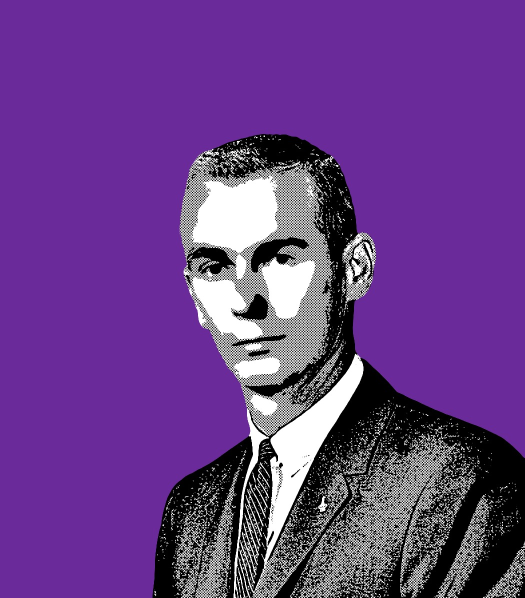
#> input picture reference/house-style-1.jpg, 1050 x 1196 px (shown at 1/2 size)
$ python -i pipeline.py   (imports and definitions only)   (older library calls are emulated)
#> lines starting #> are read from the running program, lines starting #| are printed output that depends on the picture
#> further down, picture is the input picture: shape (1196, 1050, 3); mean B, G, R 136.7, 62.5, 104.9
"""Speaker photo stylization: gate -> normalize -> cut out -> 3-level halftone render.

Two subject profiles share one renderer:
  * face: a portrait; framing, scale and tone targets come from the face (eyes, skin get extra care)
  * object: anything else (a product, a prop, an animal); framing and scale come from the cut-out
    silhouette, tone targets from the whole subject. `face_h` is then just the scale unit.

The style (measured on the event's original speaker graphics):
  * three flat levels inside the face: solid ink (~13%), one halftone grey (~45%), paper (~42%)
  * halftone: round dots on a 45-degree screen, one fixed coverage, cell ~ face height / 65
  * smooth, comic-like boundaries between levels (edge-preserving smoothing before thresholds)
  * hard cut-out silhouette, output is RGBA so any background colour can go behind it

Thresholds are not fixed numbers: they are quantiles of the face luminance, so every photo
hits the same ink/grey/paper proportions on the face no matter how dark or bright it was.
"""
from __future__ import annotations

import dataclasses
import json
import os
from dataclasses import dataclass, field
from pathlib import Path

import cv2
import numpy as np

ROOT = Path(__file__).resolve().parents[2]
MODELS = ROOT / "models"
# [1 line not run here, left out]

WORK_FACE_H = 420  # face box height in px at working resolution
# objects: the subject's longer side at working size. Chosen so that the scale unit (face_h) stays 420,
# which keeps every size constant of the renderer (dots, smoothing, strokes) calibrated for objects too.
OBJ_UNIT_PER_LONG = 2.4
SUBJECT_MIN_FACE = 0.10  # auto mode: a face this tall relative to the photo makes it a portrait
YUNET = MODELS / "face_detection_yunet_2023mar.onnx"
YUNET_URL = ("https://github.com/opencv/opencv_zoo/raw/main/models/face_detection_yunet/"
             "face_detection_yunet_2023mar.onnx")
REFERENCE = ROOT / "reference"
IMAGE_EXTS = {".jpg", ".jpeg", ".png", ".webp"}


def style_refs() -> list[Path]:
    """Every image in reference/ (subfolders too): the judge compares candidates against these."""
    return sorted(p for p in REFERENCE.rglob("*") if p.suffix.lower() in IMAGE_EXTS)


# [10 lines left out: function _yunet, not called in this run]


# --------------------------------------------------------------------------- params
@dataclass
class Params:
    ink: float = 0.14         # target share of solid ink on the face
    paper: float = 0.43       # target share of plain paper (white) on the face
    grey: float = 0.40        # dot coverage of the halftone level (0..1)
    dot_cell: float = 0.009  # halftone cell size relative to face height
    dot_angle: float = 45.0   # screen angle in degrees
    smooth: float = 0.25      # edge-preserving smoothing strength (0 = off)
    detail: float = 1.0       # local contrast (CLAHE) strength (0 = off)
    pop: float = 0.5          # large-radius high-pass: lifts hair strands and features out of shadow
    ink_lines: float = 1.3    # extra ink on fine dark edges (eyes, brows), 0 = off
    despeckle: float = 0.4    # removes tiny isolated islands, 0 = off
    fine: float = 1.6         # strand-like detail outside the face (hair, clothes): engraving lines
    skin_smooth: float = 1.0  # extra flattening on the skin only, so the face stays clean
    tone_keep: float = 0.5    # 0 = every face forced to the same ink/paper shares; 1 = thresholds fixed
                              # relative to the photo's white point, so darker skin stays darker
    paint: float = 0.0        # 1 = brush-stroke renderer (see _zones_paint), 0 = smoothing renderer
    outline: float = 0.0      # black rim inside the silhouette edge, 1 = about 1 px on a 1000 px portrait

    # [20 lines left out: function clamp, not called in this run]

    def to_dict(self) -> dict:
        return {k: round(v, 6) for k, v in dataclasses.asdict(self).items()}

    # [13 lines left out: functions from_dict, for_kind, not called in this run]


# --------------------------------------------------------------------------- gate
@dataclass
class Face:
    box: np.ndarray          # x, y, w, h (source px)
    eyes: np.ndarray         # 2x2 right eye, left eye (source px)
    nose: np.ndarray
    score: float


@dataclass
class GateResult:
    ok: bool
    face: Face | None
    problems: list[str] = field(default_factory=list)   # reasons to reject
    warnings: list[str] = field(default_factory=list)   # usable, but expect weaker result
    stats: dict = field(default_factory=dict)
    kind: str = "face"                                  # "face" or "object"


class NoSubject(ValueError):
    """The cut-out found nothing usable (empty, tiny, or the whole frame)."""


# [54 lines left out: functions detect_faces, gate, not called in this run]


def _gate_object(img: np.ndarray) -> GateResult:
    res = GateResult(True, None, kind="object")
    H, W = img.shape[:2]
#> H = 1196; W = 1050
    res.stats.update(image_px=[W, H])
    if min(H, W) < 200:
        res.problems.append(f"photo is only {W}x{H} px; need at least 200 on the short side")
    elif min(H, W) < 500:
        res.warnings.append(f"photo is {W}x{H} px; result will be soft (ideal 800+)")
    s = 800 / max(H, W)
#> s = 0.669
    g = cv2.cvtColor(cv2.resize(img, None, fx=s, fy=s, interpolation=cv2.INTER_AREA), cv2.COLOR_BGR2GRAY)
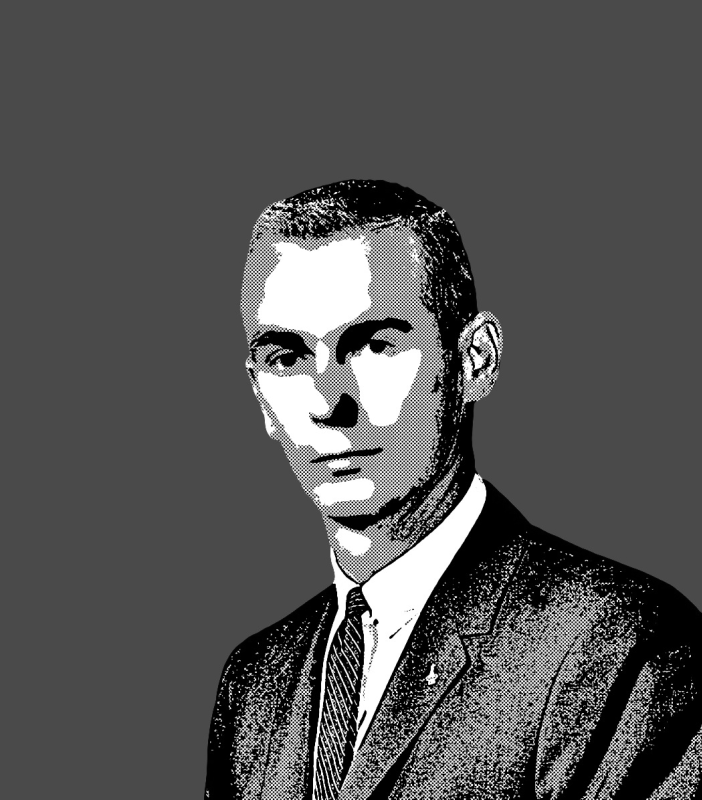
#> g: shape (800, 702); min 0, max 255, mean 83.7
    sharp = float(cv2.Laplacian(g, cv2.CV_64F).var())
#> sharp = 12520.7
    res.stats["sharpness"] = round(sharp, 1)
    if sharp < 15:
        res.warnings.append("photo looks blurry")
    res.ok = not res.problems
    return res


# [8 lines left out: function _crop_pad, not called in this run]


# --------------------------------------------------------------------------- prep
@dataclass
class Prepared:
    rgb: np.ndarray          # BGR uint8, head-and-shoulders crop at working size
    lum: np.ndarray          # float32 0..1, luminance (L of Lab)
    alpha: np.ndarray        # float32 0..1, person mask
    face_mask: np.ndarray    # bool, ellipse inside the face box
    skin_mask: np.ndarray    # bool, smooth skin connected to the face: face, bald scalp, ears, neck
    eye_pts: np.ndarray      # 2x2 eye centres at working size
    face_h: float            # face box height at working size; for objects the scale unit
    gate: GateResult
    kind: str = "face"       # "face" or "object"


_SESSIONS: dict = {}
SEG_FACE = os.environ.get("SPEAKERSTYLE_SEG", "birefnet-portrait")
SEG_OBJECT = os.environ.get("SPEAKERSTYLE_SEG_OBJECT", "birefnet-general")


# [9 lines left out: function _segment, not called in this run]


def prepare(img: np.ndarray, g: GateResult) -> Prepared:
    return _prepare_face(img, g) if g.face is not None else _prepare_object(img, g)


# [120 lines left out: functions _main_parts, _prepare_object, _prepare_face, _skin_mask, _decontaminate, not called in this run]


# --------------------------------------------------------------------------- render
ABS_INK, ABS_PAPER = 0.19, 0.66  # threshold / white point on typical well-lit samples
SS = 3  # supersampling factor for smooth zone edges and round dots


# [122 lines left out: functions tone_map, _ink_lines, _eye_disks, _rescue_eyes, _despeckle, _zones_classic, not called in this run]


# Brush-stroke renderer: the filter stack of the designer's Photoshop template, rebuilt here.
# Each level gets its own copy of the photo: Shadows/Highlights -> noise reduction -> Oil Paint ->
# Threshold. The grey level's Oil Paint is about 3x stronger than the black level's, so grey sits in
# big calm patches while black keeps detail. A third copy (High Pass -> Threshold) draws thin lines
# over the whole subject. All sizes below are in face heights, measured on the template.
PAINT_LIFT_R, PAINT_LIFT_W, PAINT_LIFT_GAIN = 0.057, 0.65, 3.0   # Shadows/Highlights: radius, tonal width
PAINT_FLOW_SIGMA = 0.010         # how far stroke direction is averaged
PAINT_STROKE = 0.0035            # stroke half-length per unit of Oil Paint "stylization"
PAINT_STYLE_INK, PAINT_STYLE_GREY = 2.1, 7.1
PAINT_INK, PAINT_PAPER = 0.610, 0.796  # thresholds as a share of the white point (template: 138, 180)
PAINT_Q_INK, PAINT_Q_PAPER = 0.29, 0.45  # the shares those thresholds give on the template photo
PAINT_HP_R, PAINT_LINE = 0.0055, 0.0265  # High Pass radius; line = this much darker than surroundings
PAINT_IGNORES = ("detail", "fine", "skin_smooth")  # sliders the brush renderer does not use


# [160 lines left out: functions _shadows_lift, _stroke_field, _strokes, _zones_paint, render, finish_alpha and 4 more, not called in this run]


def hex_to_rgb(h: str) -> tuple[int, int, int]:
    b, g, r = hex_to_bgr(h)
    return (r, g, b)


# --------------------------------------------------------------------------- metrics
# [72 lines left out: functions metrics, _metrics_object, load, not called in this run]


def save_json(path: Path, obj) -> None:
    path.write_text(json.dumps(obj, indent=2, ensure_ascii=False))


# --------------------------------------------------------------------------- layers (experimental)
# [30 lines left out: function export_layers, not called in this run]

>>> import cv2
>>> picture = cv2.imread('../../reference/house-style-1.jpg')
>>> result = _gate_object(picture)
